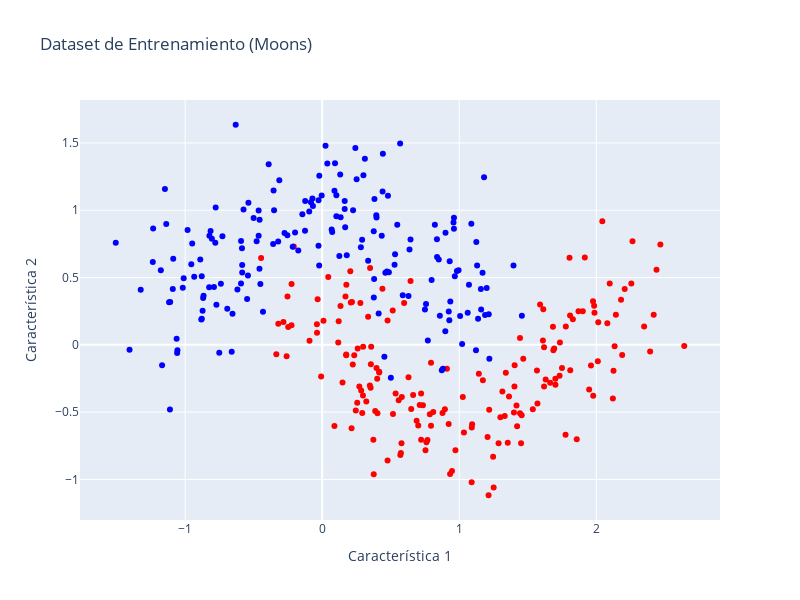

This figure's notebook cell:
### Markdown cell above
## 2. Generación y Exploración del Dataset

Para demostrar el poder de los kernels, necesitamos un dataset que no sea linealmente separable. `make_moons` de Scikit-Learn es perfecto para esto, ya que genera dos "medias lunas" entrelazadas.

### Code cell
# Generamos el dataset
X, y = make_moons(n_samples=500, noise=0.25, random_state=42)

# Dividimos en conjuntos de entrenamiento y prueba
X_train, X_test, y_train, y_test = train_test_split(X, y, test_size=0.3, random_state=42)

# Escalamos las características. Es una buena práctica para SVM.
scaler = StandardScaler()
# X_train = scaler.fit_transform(X_train)
# X_test = scaler.transform(X_test)

# Visualicemos los datos de entrenamiento
fig = px.scatter(x=X_train[:, 0], y=X_train[:, 1], color=y_train.astype(str),
                 color_discrete_map={'0': 'blue', '1': 'red'},
                 title='Dataset de Entrenamiento (Moons)',
                 labels={'x': 'Característica 1', 'y': 'Característica 2'})
fig.update_layout(showlegend=False, height=600, width=800)
fig.show()

### Figure 1 — Plotly figure (JSON) as saved in the notebook; plotly's stock layout.template omitted (floating-point values rounded to 4 significant figures; data arrays with more than 128 entries replaced by an {"elided": "..."} marker saying what was removed)
{"data": [{"hovertemplate": "color=1<br>Característica 1=%{x}<br>Característica 2=%{y}<extra></extra>", "legendgroup": "1", "marker": {"color": "red", "symbol": "circle"}, "mode": "markers", "name": "1", "orientation": "v", "showlegend": true, "type": "scatter", "x": {"elided": "175 float values"}, "xaxis": "x", "y": {"elided": "175 float values"}, "yaxis": "y"}, {"hovertemplate": "color=0<br>Característica 1=%{x}<br>Característica 2=%{y}<extra></extra>", "legendgroup": "0", "marker": {"color": "blue", "symbol": "circle"}, "mode": "markers", "name": "0", "orientation": "v", "showlegend": true, "type": "scatter", "x": {"elided": "175 float values"}, "xaxis": "x", "y": {"elided": "175 float values"}, "yaxis": "y"}], "layout": {"height": 600, "legend": {"title": {"text": "color"}, "tracegroupgap": 0}, "showlegend": false, "title": {"text": "Dataset de Entrenamiento (Moons)"}, "width": 800, "xaxis": {"anchor": "y", "domain": [0, 1], "title": {"text": "Característica 1"}}, "yaxis": {"anchor": "x", "domain": [0, 1], "title": {"text": "Característica 2"}}}}
